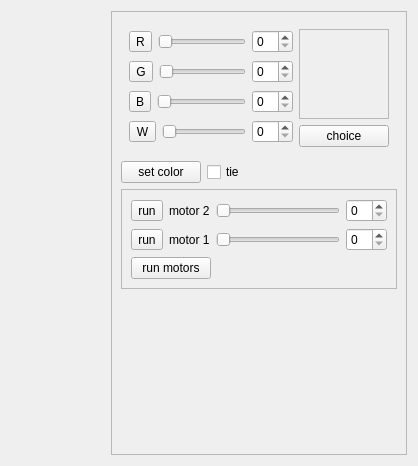
<?xml version="1.0" encoding="UTF-8"?>
<ui version="4.0">
 <class>MainBox</class>
 <widget class="QWidget" name="MainBox">
  <property name="geometry">
   <rect>
    <x>0</x>
    <y>0</y>
    <width>418</width>
    <height>466</height>
   </rect>
  </property>
  <property name="windowTitle">
   <string>Dialog</string>
  </property>
  <layout class="QHBoxLayout" name="horizontalLayout">
   <item>
    <widget class="SerialBox5" name="serial_widget" native="true"/>
   </item>
   <item>
    <widget class="QFrame" name="frame">
     <property name="sizePolicy">
      <sizepolicy hsizetype="Fixed" vsizetype="Preferred">
       <horstretch>0</horstretch>
       <verstretch>0</verstretch>
      </sizepolicy>
     </property>
     <property name="frameShape">
      <enum>QFrame::StyledPanel</enum>
     </property>
     <property name="frameShadow">
      <enum>QFrame::Raised</enum>
     </property>
     <layout class="QVBoxLayout" name="verticalLayout">
      <item>
       <layout class="QHBoxLayout" name="horizontalLayout_9">
        <property name="leftMargin">
         <number>8</number>
        </property>
        <property name="topMargin">
         <number>8</number>
        </property>
        <property name="rightMargin">
         <number>8</number>
        </property>
        <property name="bottomMargin">
         <number>8</number>
        </property>
        <item>
         <layout class="QVBoxLayout" name="verticalLayout_3">
          <item>
           <layout class="QHBoxLayout" name="horizontalLayout_4">
            <item>
             <widget class="QToolButton" name="btn_R">
              <property name="text">
               <string>R</string>
              </property>
             </widget>
            </item>
            <item>
             <widget class="QSlider" name="Slider_R">
              <property name="maximum">
               <number>255</number>
              </property>
              <property name="orientation">
               <enum>Qt::Horizontal</enum>
              </property>
             </widget>
            </item>
            <item>
             <widget class="QSpinBox" name="sb_R"/>
            </item>
           </layout>
          </item>
          <item>
           <layout class="QHBoxLayout" name="horizontalLayout_5">
            <item>
             <widget class="QToolButton" name="btn_G">
              <property name="text">
               <string>G</string>
              </property>
             </widget>
            </item>
            <item>
             <widget class="QSlider" name="Slider_G">
              <property name="maximum">
               <number>255</number>
              </property>
              <property name="orientation">
               <enum>Qt::Horizontal</enum>
              </property>
             </widget>
            </item>
            <item>
             <widget class="QSpinBox" name="sb_G"/>
            </item>
           </layout>
          </item>
          <item>
           <layout class="QHBoxLayout" name="horizontalLayout_6">
            <item>
             <widget class="QToolButton" name="btn_B">
              <property name="text">
               <string>B</string>
              </property>
             </widget>
            </item>
            <item>
             <widget class="QSlider" name="Slider_B">
              <property name="maximum">
               <number>255</number>
              </property>
              <property name="orientation">
               <enum>Qt::Horizontal</enum>
              </property>
             </widget>
            </item>
            <item>
             <widget class="QSpinBox" name="sb_B"/>
            </item>
           </layout>
          </item>
          <item>
           <layout class="QHBoxLayout" name="horizontalLayout_10">
            <item>
             <widget class="QToolButton" name="btn_W">
              <property name="text">
               <string>W</string>
              </property>
             </widget>
            </item>
            <item>
             <widget class="QSlider" name="Slider_W">
              <property name="orientation">
               <enum>Qt::Horizontal</enum>
              </property>
             </widget>
            </item>
            <item>
             <widget class="QSpinBox" name="sb_W"/>
            </item>
           </layout>
          </item>
         </layout>
        </item>
        <item>
         <layout class="QVBoxLayout" name="verticalLayout_4">
          <item>
           <widget class="QFrame" name="Color_Frame">
            <property name="minimumSize">
             <size>
              <width>90</width>
              <height>90</height>
             </size>
            </property>
            <property name="maximumSize">
             <size>
              <width>90</width>
              <height>90</height>
             </size>
            </property>
            <property name="frameShape">
             <enum>QFrame::StyledPanel</enum>
            </property>
            <property name="frameShadow">
             <enum>QFrame::Raised</enum>
            </property>
           </widget>
          </item>
          <item>
           <widget class="QPushButton" name="btnChoice">
            <property name="text">
             <string>choice</string>
            </property>
           </widget>
          </item>
         </layout>
        </item>
       </layout>
      </item>
      <item>
       <layout class="QHBoxLayout" name="horizontalLayout_3">
        <item>
         <widget class="QPushButton" name="btnSetColor">
          <property name="text">
           <string>set color</string>
          </property>
         </widget>
        </item>
        <item>
         <widget class="QCheckBox" name="cb_Tie">
          <property name="text">
           <string>tie</string>
          </property>
         </widget>
        </item>
        <item>
         <spacer name="horizontalSpacer">
          <property name="orientation">
           <enum>Qt::Horizontal</enum>
          </property>
          <property name="sizeHint" stdset="0">
           <size>
            <width>40</width>
            <height>20</height>
           </size>
          </property>
         </spacer>
        </item>
       </layout>
      </item>
      <item>
       <widget class="QFrame" name="frame_2">
        <property name="frameShape">
         <enum>QFrame::StyledPanel</enum>
        </property>
        <property name="frameShadow">
         <enum>QFrame::Raised</enum>
        </property>
        <layout class="QVBoxLayout" name="verticalLayout_2">
         <item>
          <layout class="QHBoxLayout" name="horizontalLayout_7">
           <item>
            <widget class="QToolButton" name="btn_motor_1">
             <property name="text">
              <string>run</string>
             </property>
            </widget>
           </item>
           <item>
            <widget class="QLabel" name="label_8">
             <property name="text">
              <string>motor 2</string>
             </property>
            </widget>
           </item>
           <item>
            <widget class="QSlider" name="Slider_motor_2">
             <property name="orientation">
              <enum>Qt::Horizontal</enum>
             </property>
            </widget>
           </item>
           <item>
            <widget class="QSpinBox" name="sb_Motor_2"/>
           </item>
          </layout>
         </item>
         <item>
          <layout class="QHBoxLayout" name="horizontalLayout_2">
           <item>
            <widget class="QToolButton" name="btn_motor_2">
             <property name="text">
              <string>run</string>
             </property>
            </widget>
           </item>
           <item>
            <widget class="QLabel" name="label_7">
             <property name="text">
              <string>motor 1</string>
             </property>
            </widget>
           </item>
           <item>
            <widget class="QSlider" name="Slider_motor_1">
             <property name="orientation">
              <enum>Qt::Horizontal</enum>
             </property>
            </widget>
           </item>
           <item>
            <widget class="QSpinBox" name="sb_Motor_1"/>
           </item>
          </layout>
         </item>
         <item>
          <layout class="QHBoxLayout" name="horizontalLayout_8">
           <item>
            <widget class="QPushButton" name="btnRunMotors">
             <property name="text">
              <string>run motors</string>
             </property>
            </widget>
           </item>
           <item>
            <spacer name="horizontalSpacer_2">
             <property name="orientation">
              <enum>Qt::Horizontal</enum>
             </property>
             <property name="sizeHint" stdset="0">
              <size>
               <width>40</width>
               <height>20</height>
              </size>
             </property>
            </spacer>
           </item>
          </layout>
         </item>
        </layout>
       </widget>
      </item>
      <item>
       <spacer name="verticalSpacer">
        <property name="orientation">
         <enum>Qt::Vertical</enum>
        </property>
        <property name="sizeHint" stdset="0">
         <size>
          <width>20</width>
          <height>40</height>
         </size>
        </property>
       </spacer>
      </item>
     </layout>
    </widget>
   </item>
  </layout>
 </widget>
 <customwidgets>
  <customwidget>
   <class>SerialBox5</class>
   <extends>QWidget</extends>
   <header>serialbox5.hpp</header>
   <container>1</container>
  </customwidget>
 </customwidgets>
 <resources/>
 <connections/>
</ui>
